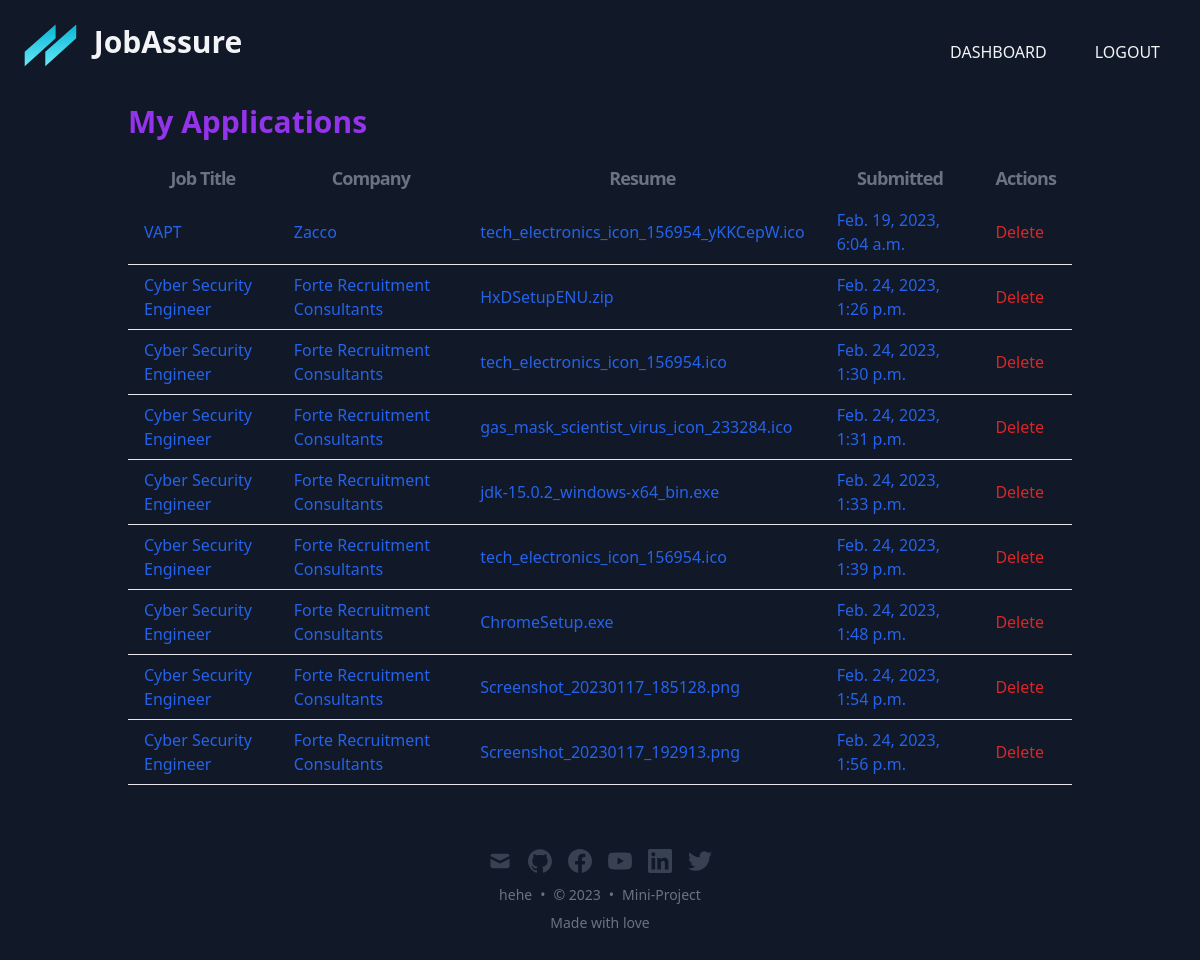
/dashboard/myapplications/ (signed in), run on the app's committed database.
### dash/models.py (models this page shows)
class Submission(models.Model):
    job_post = models.ForeignKey(JobPost, on_delete=models.CASCADE)
    user = models.ForeignKey(User, on_delete=models.CASCADE)
    resume = models.FileField(upload_to='resumes/')
    created_at = models.DateTimeField(auto_now_add=True)

class JobPost(models.Model):
    JOB_TYPE_CHOICES = (
        ('full_time', 'Full Time'),
        ('part_time', 'Part Time'),
        ('contract', 'Contract'),
        ('internship', 'Internship'),
        ('freelance', 'Freelance'),
    )
    user = models.ForeignKey(User, on_delete=models.CASCADE)
    title = models.CharField(max_length=200)
    company = models.CharField(max_length=200)
    description = models.TextField()
    job_type = models.CharField(max_length=20, choices=JOB_TYPE_CHOICES, default='full_time')
    created_at = models.DateTimeField(auto_now_add=True)

### dash/views.py (the view)
# urls.py: path('/myapplications/', views.my_files, name='my_files'),
@login_required
def my_files(request):
    submissions = Submission.objects.filter(user=request.user)
    if request.method == 'POST':
        submission_id = request.POST.get('submission_id')
        submission = get_object_or_404(Submission, pk=submission_id, user=request.user)
        submission.delete()
        messages.success(request, 'Your file has been deleted.')
        return redirect('my_files')
    return render(request, 'my.html', {'submissions': submissions})

### dash/templates/my.html (shortened to what this page needs)
{% extends 'base.html' %}
{% load static %}
{% block content %}
  <h1 class="text-purple-600 text-3xl font-bold mb-4">My Applications</h1>
  {% if submissions %}
    <table class="text-blue-600 table table-hover w-full">
      <thead>
        <tr>
          <th class="tracking-tighter text-gray-500 md:text-lg dark:text-gray-400 px-4 py-2">Job Title</th>
          <th class="tracking-tighter text-gray-500 md:text-lg dark:text-gray-400 px-4 py-2">Company</th>
          <th class="tracking-tighter text-gray-500 md:text-lg dark:text-gray-400 px-4 py-2">Resume</th>
          <th class="tracking-tighter text-gray-500 md:text-lg dark:text-gray-400 px-4 py-2">Submitted</th>
          <th class="tracking-tighter text-gray-500 md:text-lg dark:text-gray-400 px-4 py-2">Actions</th>
        </tr>
      </thead>
      <tbody>
        {% for submission in submissions %}
          <tr class="border-b border-gray-200 hover:bg-gray-100 dark:hover:bg-gray-800">
            <td class="px-4 py-2">{{ submission.job_post.title }}</td>
            <td class="px-4 py-2">{{ submission.job_post.company }}</td>
            <td class="px-4 py-2">
              <a href="{{ submission.resume.url }}" class="text-blue-600 hover:text-blue-800">{{ submission.resume.name|slice:"8:" }}</a>
            </td>
            <td class="px-4 py-2">{{ submission.created_at }}</td>
            <td class="px-4 py-2">
              <form method="POST" action="{% url 'my_files' %}">
                <button type="button" class="text-red-600 btn btn-outline btn-square delete-button" onclick="deleteSubmission(this.form)">
                  <span class="inline-block animate-pulse">Delete</span>
                </button>
              </form>
            </td>
          </tr>
        {% empty %}
          <tr>
            <td colspan="5" class="px-4 py-2">No files found.</td>
          </tr>
        {% endfor %}
      </tbody>
    </table>
  {% else %}
    <p>You haven't uploaded any files yet.</p>
  {% endif %}
{% endblock %}

### data on the page
Submission: job_post "VAPT", job_post.company "Zacco", resume.name "tech_electronics_icon_156954_yKKCepW.ico", created_at "Feb. 19, 2023, 6:04 a.m."
Submission: job_post "Cyber Security Engineer", job_post.company "Forte Recruitment Consultants", resume.name "HxDSetupENU.zip", created_at "Feb. 24, 2023, 1:26 p.m."
Submission: job_post "Cyber Security Engineer", job_post.company "Forte Recruitment Consultants", resume.name "tech_electronics_icon_156954.ico", created_at "Feb. 24, 2023, 1:30 p.m."
Submission: job_post "Cyber Security Engineer", job_post.company "Forte Recruitment Consultants", resume.name "gas_mask_scientist_virus_icon_233284.ico", created_at "Feb. 24, 2023, 1:31 p.m."
Submission: job_post "Cyber Security Engineer", job_post.company "Forte Recruitment Consultants", resume.name "jdk-15.0.2_windows-x64_bin.exe", created_at "Feb. 24, 2023, 1:33 p.m."
Submission: job_post "Cyber Security Engineer", job_post.company "Forte Recruitment Consultants", resume.name "tech_electronics_icon_156954.ico", created_at "Feb. 24, 2023, 1:39 p.m."
Submission: job_post "Cyber Security Engineer", job_post.company "Forte Recruitment Consultants", resume.name "ChromeSetup.exe", created_at "Feb. 24, 2023, 1:48 p.m."
Submission: job_post "Cyber Security Engineer", job_post.company "Forte Recruitment Consultants", resume.name "Screenshot_20230117_185128.png", created_at "Feb. 24, 2023, 1:54 p.m."
Submission: job_post "Cyber Security Engineer", job_post.company "Forte Recruitment Consultants", resume.name "Screenshot_20230117_192913.png", created_at "Feb. 24, 2023, 1:56 p.m."
